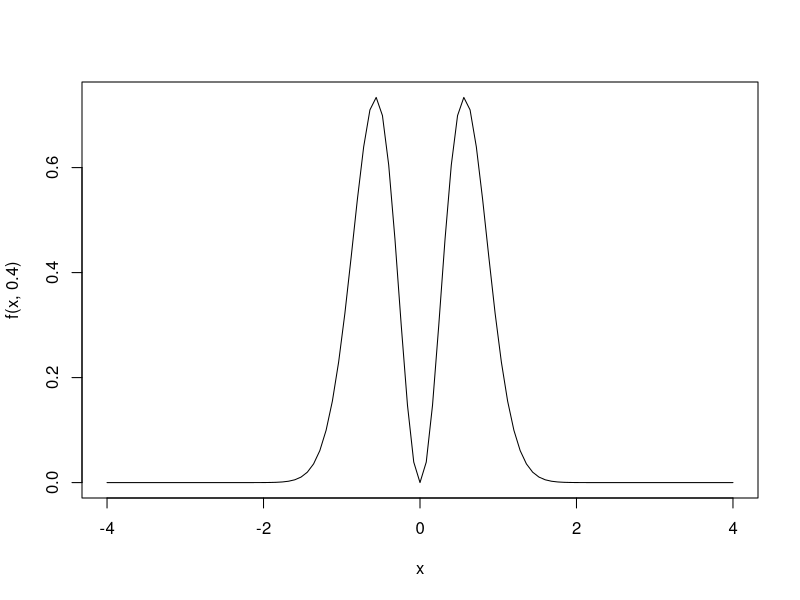

Write R code to recreate this figure.
## ---- chunk 1
knitr::opts_chunk$set(echo = TRUE)
## ---- chunk 2
f <- function(t, sigma){
(t/sigma)^2*dnorm(t, 0, sigma)}
curve(f(x, 0.4), from=-4, to=4)
